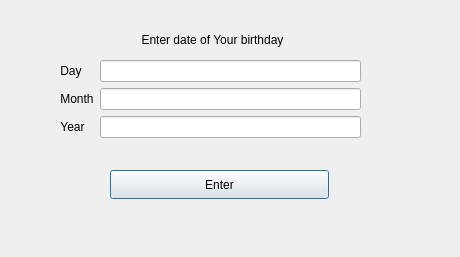
<?xml version="1.0" encoding="UTF-8"?>
<ui version="4.0">
 <class>Dialog</class>
 <widget class="QDialog" name="Dialog">
  <property name="geometry">
   <rect>
    <x>0</x>
    <y>0</y>
    <width>460</width>
    <height>257</height>
   </rect>
  </property>
  <property name="windowTitle">
   <string>Dialog</string>
  </property>
  <widget class="QWidget" name="formLayoutWidget">
   <property name="geometry">
    <rect>
     <x>60</x>
     <y>60</y>
     <width>301</width>
     <height>101</height>
    </rect>
   </property>
   <layout class="QFormLayout" name="formLayout">
    <item row="0" column="0">
     <widget class="QLabel" name="label">
      <property name="text">
       <string>Day</string>
      </property>
      <property name="alignment">
       <set>Qt::AlignCenter</set>
      </property>
     </widget>
    </item>
    <item row="0" column="1">
     <widget class="QLineEdit" name="dayEdit">
      <property name="text">
       <string/>
      </property>
      <property name="placeholderText">
       <string/>
      </property>
     </widget>
    </item>
    <item row="1" column="0">
     <widget class="QLabel" name="label_2">
      <property name="text">
       <string>Month</string>
      </property>
      <property name="alignment">
       <set>Qt::AlignCenter</set>
      </property>
     </widget>
    </item>
    <item row="1" column="1">
     <widget class="QLineEdit" name="monthEdit"/>
    </item>
    <item row="2" column="0">
     <widget class="QLabel" name="label_3">
      <property name="text">
       <string>Year</string>
      </property>
      <property name="alignment">
       <set>Qt::AlignCenter</set>
      </property>
     </widget>
    </item>
    <item row="2" column="1">
     <widget class="QLineEdit" name="yearEdit"/>
    </item>
   </layout>
  </widget>
  <widget class="QLabel" name="mainLabel">
   <property name="geometry">
    <rect>
     <x>62</x>
     <y>30</y>
     <width>301</width>
     <height>20</height>
    </rect>
   </property>
   <property name="text">
    <string>Enter date of Your birthday</string>
   </property>
   <property name="alignment">
    <set>Qt::AlignCenter</set>
   </property>
  </widget>
  <widget class="QPushButton" name="enterButton">
   <property name="geometry">
    <rect>
     <x>110</x>
     <y>170</y>
     <width>219</width>
     <height>29</height>
    </rect>
   </property>
   <property name="text">
    <string>Enter</string>
   </property>
  </widget>
 </widget>
 <resources/>
 <connections/>
</ui>
